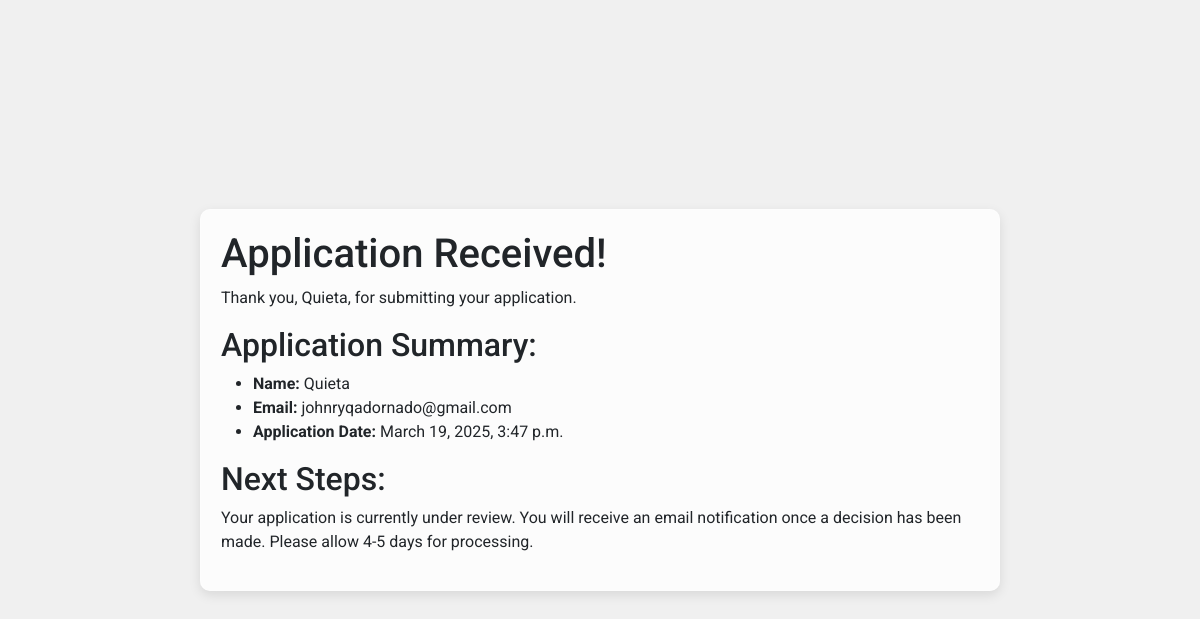
Screenshot of /confirmation/15/ with the database file from the repository.
### myapp/models.py (models this page shows, shortened)
class Application(models.Model):
    STATUS_CHOICES = [
        ('pending', 'Pending'),
        ('accepted', 'Accepted'),
        ('rejected', 'Rejected'),
    ]
    name = models.CharField(max_length=100)  # Applicant's Name
    address = models.TextField()  # Applicant's Address
    email = models.EmailField()  # Applicant's Email
    contact_number = models.CharField(max_length=20)  # Applicant's Phone Number
    previous_school = models.CharField(max_length=100)  # Applicant's Previous School
    application_date = models.DateTimeField(auto_now_add=True)  # Date of Application
    status = models.CharField(  # Status of Application
        max_length=20,
        choices=STATUS_CHOICES,
        default='pending',
        help_text="Status of the application (Pending, Accepted, Rejected)"
    )
    applicant = models.ForeignKey(User, null=True, blank=True, on_delete=models.SET_NULL, related_name='applications')  # Optional
    notes = models.TextField(blank=True)
    class Meta:  # Add Meta class for ordering and display name
        verbose_name = "Application"  # Custom name
        verbose_name_plural = "Applications"  # Custom plural name
        ordering = ['application_date']  # Default ordering of entries

### myapp/views.py (the view)
# urls.py: path('confirmation/<int:application_id>/', views.application_confirmation, name='application_confirmation'),
def application_confirmation(request, application_id):
    application = Application.objects.get(pk=application_id)
    context = {'application': application}
    return render(request, 'myapp/application_confirmation.html', context)

### myapp/context_processors.py (called while the page is built)
def slider_images(request):
    slider_folder = os.path.join(settings.STATICFILES_DIRS[0], 'images', 'slider')
    if not os.path.exists(slider_folder):
        return {'image_files': []}  # Return an empty list if the folder doesn't exist
    image_files = [
        f"images/slider/{f}" for f in os.listdir(slider_folder)
        if f.lower().endswith(('.jpg', '.jpeg', '.png', '.gif'))
    ]
    return {'image_files': image_files}

### templates/myapp/application_confirmation.html (shortened to what this page needs)
{% extends 'application_base.html' %}
{% load static %}
{% block head %}
    <link rel="stylesheet" type="text/css" href="{% static 'myapp/css/application_confirmation.css' %}">
{% endblock %}
{% block content %}
   <div class="admin-dashboard-content">
        <h1>Application Received!</h1>
        <p>Thank you, {{ application.name }}, for submitting your application.</p>
        <h2>Application Summary:</h2>
        <ul>
            <li><strong>Name:</strong> {{ application.name }}</li>
            <li><strong>Email:</strong> {{ application.email }}</li>
            <li><strong>Application Date:</strong> {{ application.application_date }}</li>
        </ul>
        <h2>Next Steps:</h2>
        <p>Your application is currently under review. You will receive an email notification once a decision has been made. Please allow 4-5 days for processing.</p>
    </div>
{% endblock %}

### templates/application_base.html (style rules this page uses)
body { min-height: 100vh; background-color: #f0f0f0; display: flex; align-items: center; justify-content: center; font-family: 'Roboto', sans-serif; }

### rows the page displays
Application: name "Quieta", email "johnryqadornado@gmail.com", application_date "March 19, 2025, 3:47 p.m."
